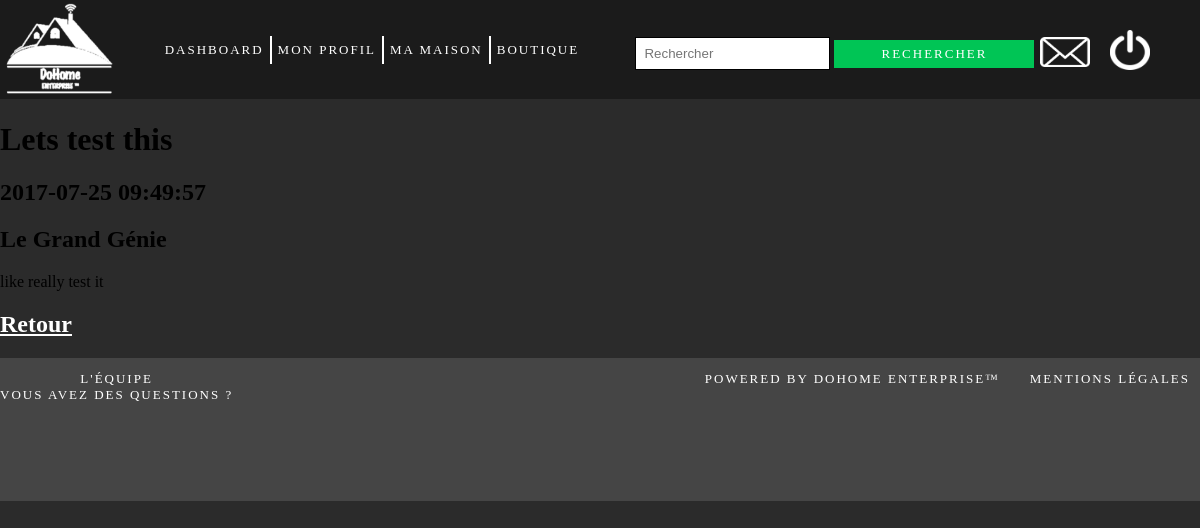
The app's page /controller/voirmessage.php?msg=5 (signed in) with its own data.
### tables this page shows
CREATE TABLE `messagerie` (
  `ID_Message` int(11) NOT NULL,
  `Titre` text NOT NULL,
  `Contenu` text NOT NULL,
  `ID_Expediteur` int(11) NOT NULL,
  `ID_Destinataire` int(11) NOT NULL,
  `Time_Stamp` datetime NOT NULL
);

CREATE TABLE `user` (
  `id_user` int(11) NOT NULL,
  `Mail` varchar(255) NOT NULL,
  `Prenom` varchar(50) NOT NULL,
  `Nom` varchar(50) NOT NULL,
  `telephone` varchar(10) NOT NULL,
  `mot_de_passe` varchar(255) NOT NULL,
  `Adresse` text NOT NULL,
  `Is_admin` tinyint(1) NOT NULL DEFAULT '0',
  `date_inscription` datetime NOT NULL,
  `date_naissance` datetime NOT NULL,
  `sexe` varchar(50) DEFAULT NULL,
  `avatar` varchar(255) NOT NULL
);

### modele/messagerie.php (called while the page is built, shortened)
<?php
function getUniqueMessage(PDO $dbh, $idmessage, int $iduser){
    $query = "SELECT Titre, contenu, ID_Expediteur, Time_Stamp AS 'Date', Nom FROM messagerie
                  JOIN user on ID_Expediteur = user.id_user
                  WHERE ID_Destinataire=:iduser AND ID_Message=:idmessage";
    $sql = $dbh->prepare($query);
    $sql->execute(['iduser'=> $iduser, 'idmessage' => $idmessage]);
    $data = $sql->fetch();
    return $data;
}

### vue/message.php (the view)
<?php
include_once('haut_de_page.php');
?>
    <body>
    <div>
        <h1> <?php echo $message['Titre'] ?> </h1>
        <h2> <?php echo $message['Date'] ?></h2>
        <h2> <?php echo $message['Nom'] ?>   </h2>
    </div>
    <div>
        <p> <?php echo $message['contenu'] ?> </p>
    </div>
    <div>
        <h2>
            <a href="../controller/messagerie.php" style="color: white"> Retour </a>
        </h2>
    </div>
    </body>
<?php
include_once('bas_de_page.php');
?>

### css/haut_bas_de_page.css (style rules this page uses)
body { background-size: cover; background-image: linear-gradient(to bottom right, #2b2b2b, #2b2b2b); margin: 0; height: auto; width: 100%; }

### records on screen
messagerie: Titre "Lets test this", Time_Stamp "2017-07-25 09:49:57", ID_Expediteur.Nom "Le Grand Génie", Contenu "like really test it"
